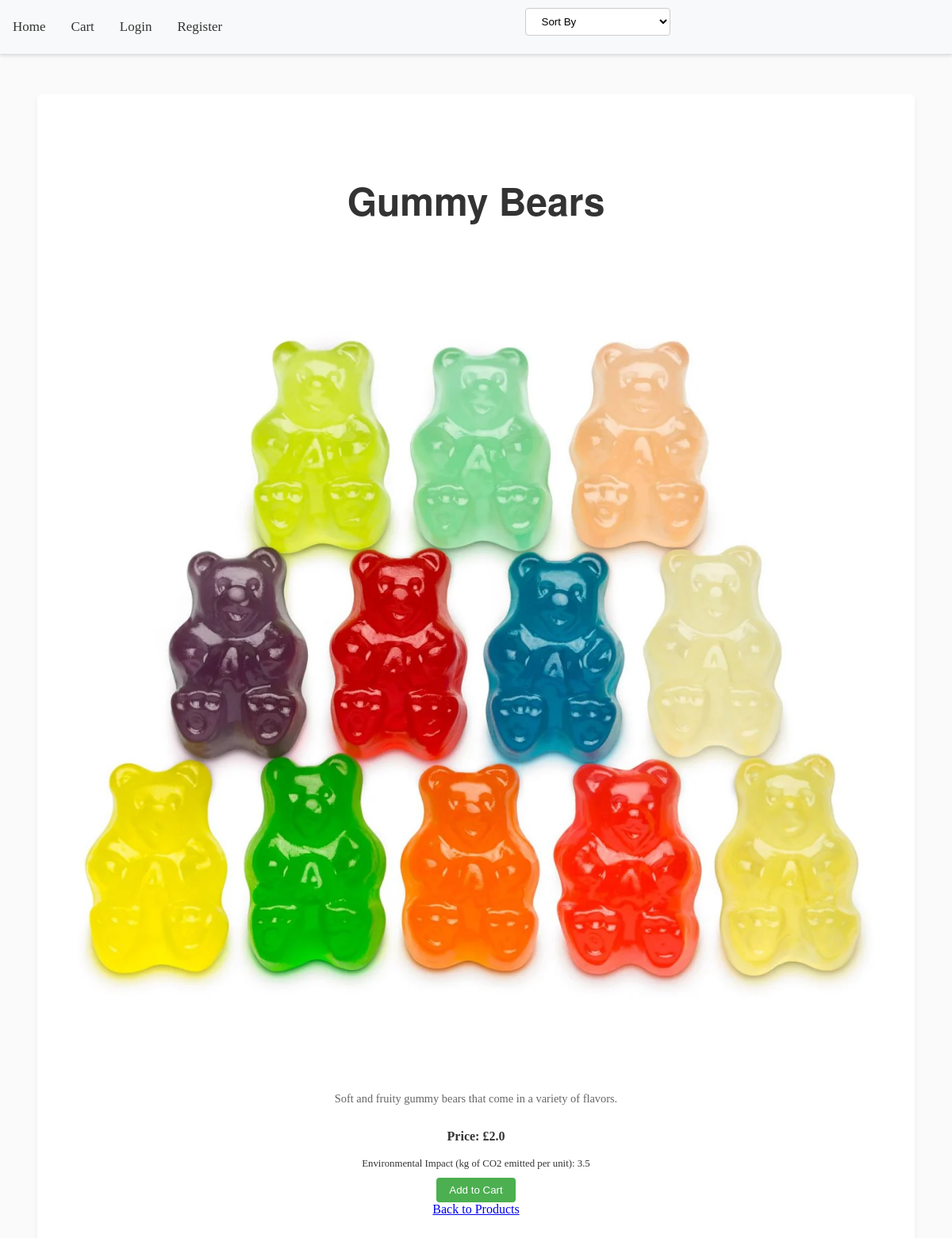
The app's page /product/4 with its own data.
### shop/models.py (models this page shows)
class Product(db.Model):
    id = db.Column(db.Integer, primary_key=True)
    name = db.Column(db.String(100), nullable=False)
    description = db.Column(db.Text, nullable=False)
    price = db.Column(db.Float, nullable=False)
    image_file = db.Column(db.String(20), nullable=False, default='default.jpg')
    carbon_footprint = db.Column(db.Float, nullable=False)

### shop/main/routes.py (the view)
@main.route("/product/<int:product_id>")
def product(product_id):
    product = Product.query.get_or_404(product_id)
    form = AddToCartForm()
    return render_template('product.html', product=product, form=form)

### shop/forms.py
class AddToCartForm(FlaskForm):
    quantity = IntegerField('Quantity', validators=[DataRequired()])
    submit = SubmitField('Add to Cart')

### shop/templates/product.html (shortened to what this page needs)
{% extends "base.html" %}
{% block content %}
    <div class="product-detail">
        <h2 class="title">{{ product.name }}</h2>
        <img src="{{ url_for('static', filename='images/products/' + product.image_file) }}" alt="{{ product.name }}" class="product-image">
        <p class="product-description">{{ product.description }}</p>
        <p class="product-price">Price: £{{ product.price }}</p>
        <p class="product-impact">Environmental Impact (kg of CO2 emitted per unit): {{ product.carbon_footprint }} </p>
        <form method="post" action="{{ url_for('main.add_to_cart', product_id=product.id) }}" class="add-to-cart-form">
            <input type="submit" value="Add to Cart" class="btn btn-add-cart">
        </form>
        <a href="{{ url_for('main.home') }}" class="btn btn-back">Back to Products</a>
    </div>
{% endblock %}

### shop/static/css/main.css (style rules this page uses)
.title { text-align: center; margin-top: 0; margin-bottom: 20px; font-size: 3em; font-weight: bold; color: #333; padding: 20px 0; font-family: 'Helvetica Neue', Helvetica, Arial, sans-serif; }
body { background: #fafafa; color: #333333; display: flex; flex-direction: column; justify-content: flex-start; align-items: center; height: 100vh; padding-top: 40px; }
.product-image { width: 100%; height: auto; border-radius: 4px; margin-bottom: 10px; }
.product-description { font-size: 0.9em; color: #666; }
.product-price { font-weight: bold; margin-bottom: 5px; }
.product-impact { font-size: 0.8em; margin-bottom: 10px; }
.product-detail { text-align: center; display: flex; flex-direction: column; align-items: center; padding: 20px; }
.add-to-cart-form { text-align: center; }
.btn-add-cart { background-color: #4CAF50; color: white; border: none; padding: 8px 16px; border-radius: 4px; cursor: pointer; transition: background-color 0.3s ease; }

### records on screen
Product: name "Gummy Bears", image_file (picture), description "Soft and fruity gummy bears that come in a variety of flavors.", price "2.0", carbon_footprint "3.5"
